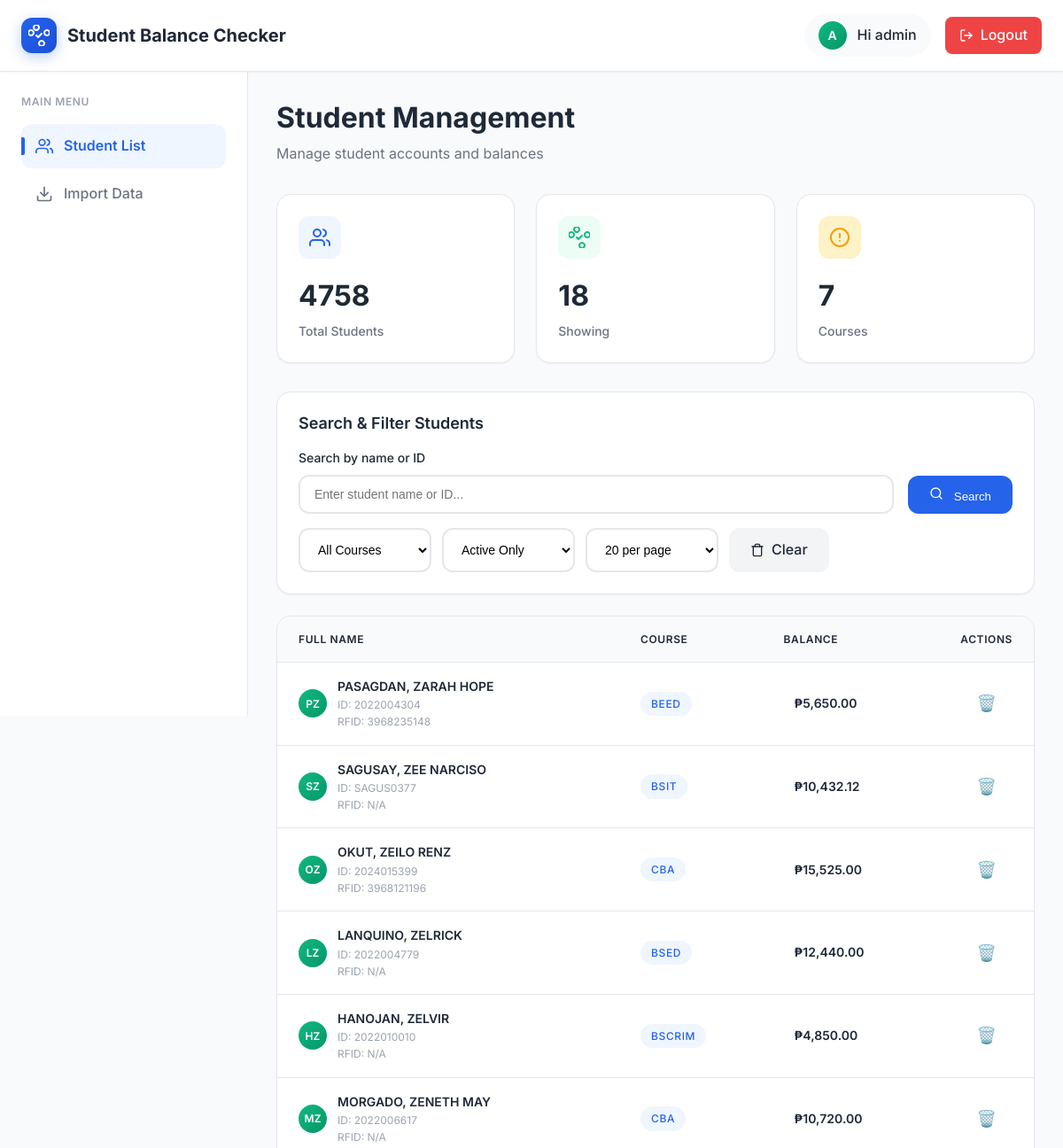
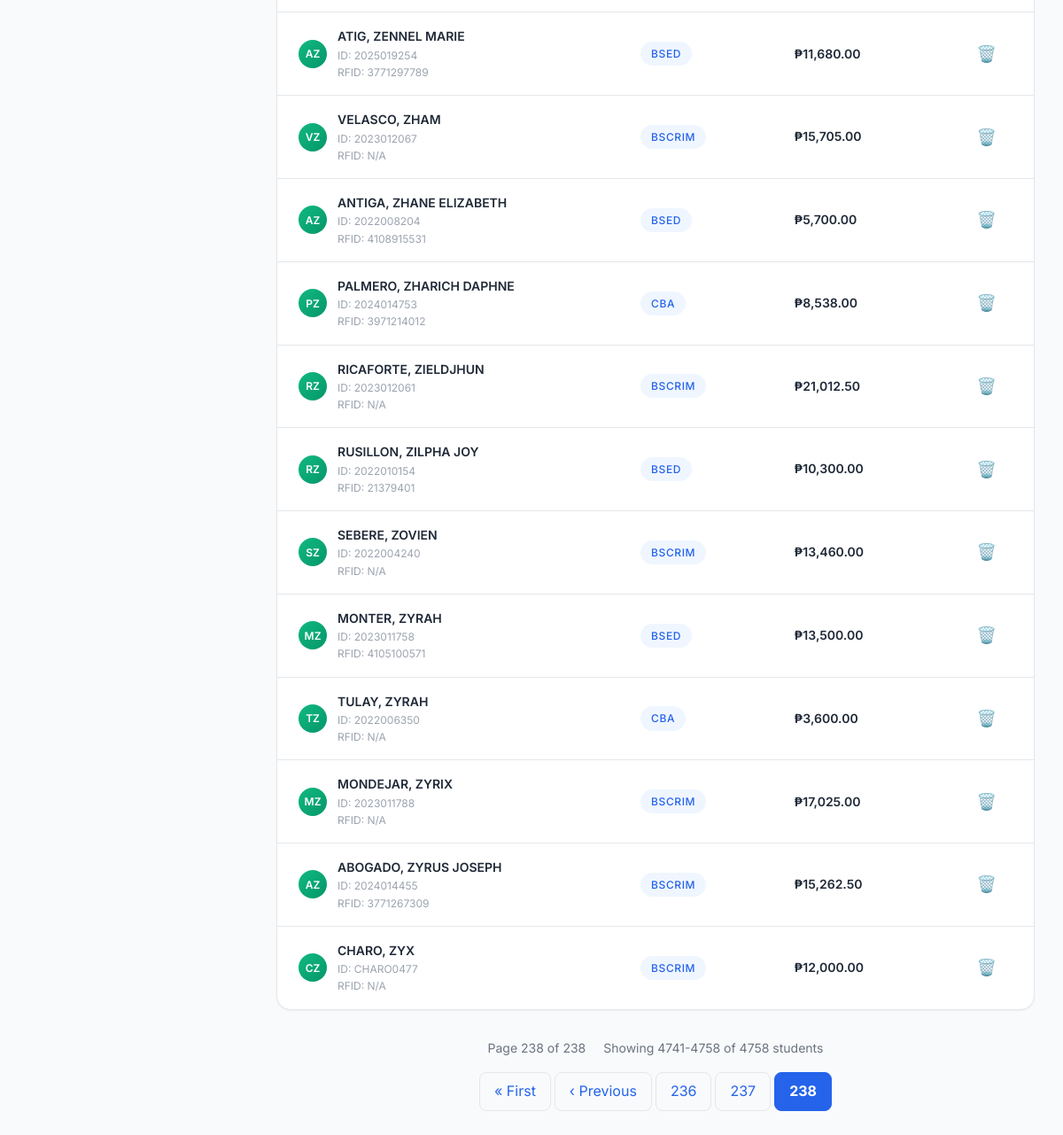
Page /dashboard/?page=238&status=active&per_page=20 (signed in) on the committed database (2 pictures, top to bottom).
### balance_checker/models.py (models this page shows, shortened)
class Student(models.Model):
    student_id = models.CharField(max_length=20, unique=True, primary_key=True)
    first_name = models.CharField(max_length=100)
    last_name = models.CharField(max_length=100)
    rfid_number = models.CharField(max_length=50, unique=True, blank=True, null=True, help_text="RFID card number for tap ID purposes")
    course = models.CharField(max_length=100, blank=True, null=True)
    balance = models.DecimalField(max_digits=10, decimal_places=2, default=0.00)
    balance_updated_at = models.DateTimeField(default=timezone.now, help_text="When the balance was last updated")
    created_at = models.DateTimeField(auto_now_add=True)
    updated_at = models.DateTimeField(auto_now=True)
    is_active = models.BooleanField(default=True)
    class Meta:
        ordering = ['last_name', 'first_name']

### balance_checker/views.py (the view, shortened to what this page needs)
# urls.py: path('dashboard/', views.student_list, name='student_list'),
@login_required
def student_list(request):
    all_students = Student.objects.all().order_by('last_name', 'first_name')
    search_query = request.GET.get('search', '').strip()
    course_filter = request.GET.get('course', '')
    status_filter = request.GET.get('status', 'active')
    per_page = int(request.GET.get('per_page', 20))
    students = all_students
    if course_filter:
        students = students.filter(course=course_filter)
    if status_filter == 'active':
        students = students.filter(is_active=True)
    elif status_filter == 'inactive':
        students = students.filter(is_active=False)
    courses = Student.objects.values_list('course', flat=True).distinct().exclude(course__isnull=True).exclude(course='').order_by('course')
    paginator = Paginator(students, per_page)
    page_number = request.GET.get('page')
    page_obj = paginator.get_page(page_number)
    context = {
        'students': page_obj,
        'courses': courses,
        'search_query': search_query,
        'course_filter': course_filter,
        'status_filter': status_filter,
        'per_page': per_page,
        'total_students': students.count(),
        'total_pages': paginator.num_pages,
    }
    return render(request, 'balance_checker/dashboard_enhanced.html', context)

### balance_checker/templates/balance_checker/dashboard_enhanced.html (shortened to what this page needs)
<!DOCTYPE html>
<html lang="en">
<head>
    {% load static %}
    {% load currency_filters %}
    <link rel="stylesheet" href="{% static 'css/modern-theme.css' %}">
</head>
<body>
    <div class="dashboard-container">
        <div class="header">
            <div class="header-content">
                <div class="logo-section">
                    <div class="logo">
                    </div>
                    <div class="brand-text">Student Balance Checker</div>
                </div>
                <div class="user-section">
                    <div class="user-info">
                        <div class="user-avatar">
                            {{ user.first_name|default:user.username|first|upper }}
                        </div>
                        <span>Hi {{ user.first_name|default:user.username }}</span>
                    </div>
                    <a href="{% url 'signout' %}" class="logout-btn">
                        <svg width="16" height="16" viewBox="0 0 24 24" fill="none" stroke="currentColor" stroke-width="2" stroke-linecap="round" stroke-linejoin="round">
                            <path d="M9 21H5a2 2 0 0 1-2-2V5a2 2 0 0 1 2-2h4"></path>
                            <polyline points="16,17 21,12 16,7"></polyline>
                            <line x1="21" y1="12" x2="9" y2="12"></line>
                        </svg>
                        Logout
                    </a>
                </div>
            </div>
        </div>
        <div class="main-layout">
            <div class="sidebar">
                <div class="nav-section">
                    <div class="nav-title">Main Menu</div>
                    <nav class="nav-menu">
                        <a href="{% url 'student_list' %}" class="nav-item active">
                            <div class="nav-icon">
                            </div>
                            Student List
                        </a>
                        <a href="{% url 'import_data' %}" class="nav-item">
                            <div class="nav-icon">
                                <svg width="20" height="20" viewBox="0 0 24 24" fill="none" stroke="currentColor" stroke-width="2" stroke-linecap="round" stroke-linejoin="round">
                                    <path d="M21 15v4a2 2 0 0 1-2 2H5a2 2 0 0 1-2-2v-4"></path>
                                    <polyline points="7,10 12,15 17,10"></polyline>
                                    <line x1="12" y1="15" x2="12" y2="3"></line>
                                </svg>
                            </div>
                            Import Data
                        </a>
                    </nav>
                </div>
            </div>
            <div class="main-content">
                <div class="content-header">
                    <h1 class="page-title">Student Management</h1>
                    <p class="page-subtitle">Manage student accounts and balances</p>
                </div>
                <div class="stats-grid">
                    <div class="stat-card">
                        <div class="stat-header">
                            <div class="stat-icon primary">
                            </div>
                        </div>
                        <div class="stat-value">{{ total_students }}</div>
                        <div class="stat-label">Total Students</div>
                    </div>
                    <div class="stat-card">
                        <div class="stat-header">
                            <div class="stat-icon success">
                            </div>
                        </div>
                        <div class="stat-value">{{ students|length }}</div>
                        <div class="stat-label">Showing</div>
                    </div>
                    <div class="stat-card">
                        <div class="stat-header">
                            <div class="stat-icon warning">
                                <svg width="24" height="24" viewBox="0 0 24 24" fill="none" stroke="currentColor" stroke-width="2" stroke-linecap="round" stroke-linejoin="round">
                                    <circle cx="12" cy="12" r="10"></circle>
                                    <line x1="12" y1="8" x2="12" y2="12"></line>
                                    <line x1="12" y1="16" x2="12.01" y2="16"></line>
                                </svg>
                            </div>
                        </div>
                        <div class="stat-value">{{ courses|length }}</div>
                        <div class="stat-label">Courses</div>
                    </div>
                </div>
                <div class="controls-card">
                    <h3 class="controls-title">Search & Filter Students</h3>
                    <form method="get" class="search-form">
                        <div class="search-row">
                            <div class="search-group">
                                <label class="search-label">Search by name or ID</label>
                                <input type="text"
                                       name="search"
                                       placeholder="Enter student name or ID..."
                                       value="{{ search_query }}"
                                       class="search-input">
                            </div>
                            <button type="submit" class="search-btn">
                                <svg width="16" height="16" viewBox="0 0 24 24" fill="none" stroke="currentColor" stroke-width="2" stroke-linecap="round" stroke-linejoin="round" style="margin-right: 8px;">
                                    <circle cx="11" cy="11" r="8"></circle>
                                    <path d="M21 21l-4.35-4.35"></path>
                                </svg>
                                Search
                            </button>
                        </div>
                        <div class="filter-group">
                            <select name="course" class="filter-select">
                                <option value="">All Courses</option>
                            </select>
                            <select name="status" class="filter-select">
                                <option value="active" {% if status_filter == 'active' %}selected{% endif %}>Active Only</option>
                            </select>
                            <select name="per_page" class="filter-select">
                                <option value="20" {% if per_page == 20 %}selected{% endif %}>20 per page</option>
                            </select>
                            <a href="{% url 'student_list' %}" class="clear-btn">
                                Clear
                            </a>
                        </div>
                    </form>
                </div>
                <div class="table-container">
                    <table class="table">
                        <thead>
                            <tr>
                                <th>Full Name</th>
                                <th>Course</th>
                                <th>Balance</th>
                                <th>Actions</th>
                            </tr>
                        </thead>
                        <tbody>
                            {% for student in students %}
                            <tr data-student-id="{{ student.student_id }}">
                                <td>
                                    <div style="display: flex; align-items: center; gap: var(--space-3);">
                                        <div class="user-avatar" style="width: 32px; height: 32px; font-size: 0.75rem;">
                                            {{ student.first_name|first|upper }}{{ student.last_name|first|upper }}
                                        </div>
                                        <div>
                                            <div style="font-weight: 600; color: var(--text-primary);">
                                                {{ student.first_name }} {{ student.last_name }}
                                            </div>
                                            <div style="font-size: 0.75rem; color: var(--text-tertiary);">
                                                ID: {{ student.student_id }}
                                            </div>
                                            <div style="font-size: 0.75rem; color: var(--text-tertiary);">
                                                RFID: {{ student.rfid_number|default:"N/A" }}
                                            </div>
                                        </div>
                                    </div>
                                </td>
                                <td>
                                    {% if student.course %}
                                        <span class="badge badge-info">{{ student.course }}</span>
                                    {% else %}
                                        <span style="color: var(--text-tertiary); font-style: italic;">No course</span>
                                    {% endif %}
                                </td>
                                <td class="balance-cell">
                                    <span class="balance-display">{{ student.balance|peso_format }}</span>
                                </td>
                                <td class="actions-cell">
                                    <button class="delete-btn"
                                            title="Delete Student"
                                            data-student-id="{{ student.student_id }}"
                                            data-student-name="{{ student.first_name }} {{ student.last_name }}">
                                        🗑️
                                    </button>
                                </td>
                            </tr>
                            {% empty %}
                            <tr>
                                <td colspan="4" class="no-data">No students found</td>
                            </tr>
                            {% endfor %}
                        </tbody>
                    </table>
                </div>
                {% if students.has_other_pages %}
                <div class="pagination-container">
                    <div class="pagination-info">
                        <span>Page {{ students.number }} of {{ students.paginator.num_pages }}</span>
                        <span>Showing {{ students.start_index }}-{{ students.end_index }} of {{ students.paginator.count }} students</span>
                    </div>
                    <div class="pagination">
                        {% if students.has_previous %}
                            <a href="?page=1{% if status_filter %}&status={{ status_filter }}{% endif %}{% if per_page %}&per_page={{ per_page }}{% endif %}" class="page-link">« First</a>
                            <a href="?page={{ students.previous_page_number }}{% if status_filter %}&status={{ status_filter }}{% endif %}{% if per_page %}&per_page={{ per_page }}{% endif %}" class="page-link">‹ Previous</a>
                        {% endif %}
                        {% for num in students.paginator.page_range %}
                            {% if students.number == num %}
                                <span class="page-link current">{{ num }}</span>
                            {% elif num > students.number|add:'-3' and num < students.number|add:'3' %}
                                <a href="?page={{ num }}{% if status_filter %}&status={{ status_filter }}{% endif %}{% if per_page %}&per_page={{ per_page }}{% endif %}" class="page-link">{{ num }}</a>
                            {% endif %}
                        {% endfor %}
                    </div>
                </div>
                {% endif %}
            </div>
        </div>
    </div>
</body>
</html>

### rows in the picture
Student: first_name|first "P", last_name|first "Z", first_name "PASAGDAN,", last_name "ZARAH HOPE", student_id "2022004304", rfid_number "3968235148", course "BEED", balance|peso_format "₱5,650.00"
Student: first_name|first "S", last_name|first "Z", first_name "SAGUSAY,", last_name "ZEE NARCISO", student_id "SAGUS0377", rfid_number "N/A", course "BSIT", balance|peso_format "₱10,432.12"
Student: first_name|first "O", last_name|first "Z", first_name "OKUT,", last_name "ZEILO RENZ", student_id "2024015399", rfid_number "3968121196", course "CBA", balance|peso_format "₱15,525.00"
Student: first_name|first "L", last_name|first "Z", first_name "LANQUINO,", last_name "ZELRICK", student_id "2022004779", rfid_number "N/A", course "BSED", balance|peso_format "₱12,440.00"
Student: first_name|first "H", last_name|first "Z", first_name "HANOJAN,", last_name "ZELVIR", student_id "2022010010", rfid_number "N/A", course "BSCRIM", balance|peso_format "₱4,850.00"
Student: first_name|first "M", last_name|first "Z", first_name "MORGADO,", last_name "ZENETH MAY", student_id "2022006617", rfid_number "N/A", course "CBA", balance|peso_format "₱10,720.00"
Student: first_name|first "A", last_name|first "Z", first_name "ATIG,", last_name "ZENNEL MARIE", student_id "2025019254", rfid_number "3771297789", course "BSED", balance|peso_format "₱11,680.00"
Student: first_name|first "V", last_name|first "Z", first_name "VELASCO,", last_name "ZHAM", student_id "2023012067", rfid_number "N/A", course "BSCRIM", balance|peso_format "₱15,705.00"
Student: first_name|first "A", last_name|first "Z", first_name "ANTIGA,", last_name "ZHANE ELIZABETH", student_id "2022008204", rfid_number "4108915531", course "BSED", balance|peso_format "₱5,700.00"
Student: first_name|first "P", last_name|first "Z", first_name "PALMERO,", last_name "ZHARICH DAPHNE", student_id "2024014753", rfid_number "3971214012", course "CBA", balance|peso_format "₱8,538.00"
Student: first_name|first "R", last_name|first "Z", first_name "RICAFORTE,", last_name "ZIELDJHUN", student_id "2023012061", rfid_number "N/A", course "BSCRIM", balance|peso_format "₱21,012.50"
Student: first_name|first "R", last_name|first "Z", first_name "RUSILLON,", last_name "ZILPHA JOY", student_id "2022010154", rfid_number "21379401", course "BSED", balance|peso_format "₱10,300.00"
Student: first_name|first "S", last_name|first "Z", first_name "SEBERE,", last_name "ZOVIEN", student_id "2022004240", rfid_number "N/A", course "BSCRIM", balance|peso_format "₱13,460.00"
Student: first_name|first "M", last_name|first "Z", first_name "MONTER,", last_name "ZYRAH", student_id "2023011758", rfid_number "4105100571", course "BSED", balance|peso_format "₱13,500.00"
Student: first_name|first "T", last_name|first "Z", first_name "TULAY,", last_name "ZYRAH", student_id "2022006350", rfid_number "N/A", course "CBA", balance|peso_format "₱3,600.00"
Student: first_name|first "M", last_name|first "Z", first_name "MONDEJAR,", last_name "ZYRIX", student_id "2023011788", rfid_number "N/A", course "BSCRIM", balance|peso_format "₱17,025.00"
Student: first_name|first "A", last_name|first "Z", first_name "ABOGADO,", last_name "ZYRUS JOSEPH", student_id "2024014455", rfid_number "3771267309", course "BSCRIM", balance|peso_format "₱15,262.50"
Student: first_name|first "C", last_name|first "Z", first_name "CHARO,", last_name "ZYX", student_id "CHARO0477", rfid_number "N/A", course "BSCRIM", balance|peso_format "₱12,000.00"

### other values in the picture
{{ user.first_name|default:user.username|first|upper }} "A"
{{ user.first_name|default:user.username }} "admin"
{{ total_students }} "4758"
{{ students|length }} "18"
{{ courses|length }} "7"
{{ students.number }} "238"
{{ students.paginator.num_pages }} "238"
{{ students.start_index }} "4741"
{{ students.end_index }} "4758"
{{ students.paginator.count }} "4758"
{{ num }} "236" "237"
{{ num }} "238"
